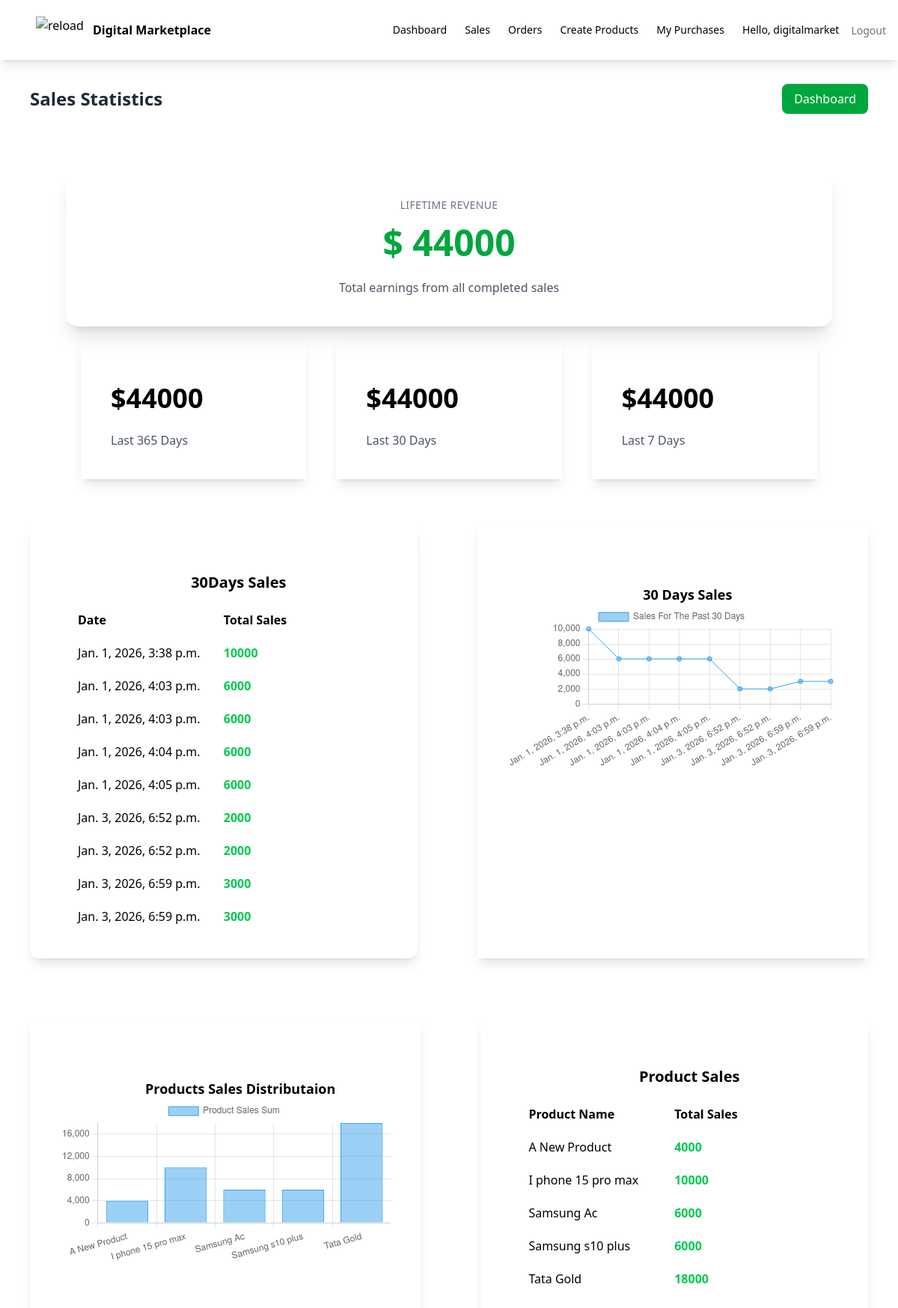
The app's page /sales/ (signed in) with its own data.
### myapp/models.py (models this page shows, shortened)
class Product(models.Model):
    seller=models.ForeignKey(User,on_delete=models.CASCADE)
    name = models.CharField(max_length=100)
    description = models.CharField(max_length=200)
    price = models.FloatField()
    file = models.FileField(upload_to='uploads')
    total_sales_amount=models.IntegerField(default=0)
    total_order=models.IntegerField(default=0)

### myapp/views.py (the view)
# urls.py: path('sales/',views.sales_dashboard,name='sales'),
def sales_dashboard(request):
    orders=OrderDetail.objects.filter(product__seller=request.user)
    total_sales=orders.aggregate(Sum('amount'))
    print(total_sales)
    now = timezone.now()
    last_year = now - timedelta(days=365)
    yearly_sales = orders.filter(created_on__gte=last_year).aggregate(Sum('amount'))
    last_month = now - timedelta(days=30)
    monthly_sales = orders.filter(created_on__gte=last_month).aggregate(Sum('amount'))
    last_week = now - timedelta(days=7)
    weekly_sales = orders.filter(created_on__gte=last_week).aggregate(Sum('amount'))
    daily_sales_sums=OrderDetail.objects.filter(product__seller=request.user).values('created_on').order_by('created_on').annotate(sum=Sum('amount'))
    per_product_sales_sums=OrderDetail.objects.filter(product__seller=request.user).values('product__name').order_by('product__name').annotate(sum=Sum('amount'))
    return render (request,'myapp/sales_dashboard.html',{'total_sales':total_sales , 'yearly_sales':yearly_sales ,'monthly_sales':monthly_sales ,'weekly_sales':weekly_sales,'daily_sales_sums':daily_sales_sums ,'per_product_sales_sums':per_product_sales_sums})

### myapp/templates/myapp/sales_dashboard.html (shortened to what this page needs)
{% extends "myapp/base.html" %}
{% block body %}
<div class="flex justify-between items-center px-10 py-8">
    <h1 class="text-2xl font-bold text-gray-800">
        Sales Statistics
    </h1>
    <a
        href="{% url 'dashboard' %}"
        class="bg-green-600 hover:bg-green-700 text-white px-4 py-2 rounded-lg shadow transition"
    >
        Dashboard
    </a>
</div>
<div class="max-w-5xl mx-auto mt-10">
    <div class="bg-white shadow-xl rounded-2xl p-10 text-center">
    <p class="text-gray-500 text-sm uppercase tracking-wide">
            Lifetime Revenue
        </p>
        <div class="mt-4 text-5xl font-extrabold text-green-600">
            $ {{ total_sales.amount__sum }}
        </div>
            <p class="mt-6 text-gray-600">
            Total earnings from all completed sales
                </p>
    </div>
    <div class="flex">
        <div class="p-5 w-1/3">
            <div class="shadow-lg p-10">
                <div class="text-4xl font-bold mt-4">${{yearly_sales.amount__sum}}</div>
                <p class="mt-6 text-gray-600">Last 365 Days</p>
            </div>
        </div>
        <div class="p-5 w-1/3">
            <div class="shadow-lg p-10">
                <div class="text-4xl font-bold mt-4">${{monthly_sales.amount__sum}}</div>
                <p class="mt-6 text-gray-600">Last 30 Days</p>
            </div>
        </div>
        <div class="p-5 w-1/3">
            <div class="shadow-lg p-10">
                <div class="text-4xl font-bold mt-4">${{weekly_sales.amount__sum}}</div>
                <p class="mt-6 text-gray-600">Last 7 Days</p>
            </div>
        </div>
    </div>
</div>
<div class="flex ">
    <div class="w-1/2 shadow-lg m-10 rounded-xl p-6 " id="sales_table">
        <div class="ml-10 mt-10 font-bold text-xl mb-6 text-center">30Days Sales</div>
    <div class="flex m-10 mt-5 mb-5">
      <div class="w-1/2 font-bold">Date</div>
      <div class="w-1/2 font-bold">Total Sales</div>
    </div>
        {% for daily_sales_sum in daily_sales_sums %}
        <div class="flex m-10 mt-5 mb-5">
            <div class="w-1/2 created-date">{{ daily_sales_sum.created_on}}</div>
            <div class="w-1/2 day-sum font-bold text-green-500 ">{{ daily_sales_sum.sum }}</div>
        </div>
        {% endfor %}
    </div>
    <div class="w-1/2  shadow-lg m-10 p-10">
        <div class="ml-10 mt-10 font-bold text-lg text-center ">30 Days Sales</div>
            <canvas id="myChart"></canvas>
    </div>
</div>
<div class="flex">
    <div class="w-1/2  shadow-lg m-10 p-10">
        <div class="ml-10 mt-10 font-bold text-lg text-center ">Products Sales Distributaion</div>
            <canvas id="myChart1"></canvas>
    </div>
    <div class="w-1/2 shadow-lg m-10 rounded-xl p-6">
        <div class="ml-10 mt-10 font-bold text-xl mb-6 text-center">Product Sales</div>
    <div class="flex m-10 mt-5 mb-5">
      <div class="w-1/2 font-bold">Product Name</div>
      <div class="w-1/2 font-bold">Total Sales</div>
    </div>
        {% for per_product_sales_sum in per_product_sales_sums %}
        <div class="flex m-10 mt-5 mb-5">
            <div class="w-1/2 product-name ">{{ per_product_sales_sum.product__name}}</div>
            <div class="w-1/2 product-sum font-bold text-green-500 ">{{ per_product_sales_sum.sum }}</div>
        </div>
        {% endfor %}
    </div>
</div>
<script>
//creating charts daily sales
const sums =document.getElementsByClassName('day-sum')
const sum_values=[]
for (let i=0 ; i< sums.length ; i++){
    let single_sum=sums[i].innerText
    sum_values.push(parseFloat(single_sum))
}
//console.log(sum_values)
const dates =document.getElementsByClassName('created-date')
const date_values=[]
for (let i=0 ; i< dates.length ; i++){
    let single_date=dates[i].innerText
    date_values.push((single_date))
}
//console.log(date_values)
//create product sales charts
const product_name =document.getElementsByClassName('product-name')
const product_values=[]
for (let i=0 ; i< product_name.length ; i++){
    let single_name=product_name[i].innerText
    product_values.push((single_name))
}
//console.log(product_values)
const product_sum =document.getElementsByClassName('product-sum')
const product_sum_values=[]
for (let i=0 ; i< product_sum.length ; i++){
    single_sum=product_sum[i].innerText
    product_sum_values.push((single_sum))
}
//console.log(product_sum_values)
  const ctx = document.getElementById('myChart');
  new Chart(ctx, {
    type: 'line',
    data: {
      labels: date_values,  //date values
      datasets: [{
        label: 'Sales For The Past 30 Days ',
        data: sum_values, //sum values
        borderWidth: 1
      }]
    },
    options: {
      scales: {
        y: {
          beginAtZero: true
        }
      }
    }
  });
  //creating chart for product sale charts
  const ctx1 = document.getElementById('myChart1');
  new Chart(ctx1, {
    type: 'bar',
    data: {
      labels: product_values,  //date values
      datasets: [{
        label: 'Product Sales Sum ',
        data: product_sum_values, //sum values
        borderWidth: 1
      }]
    },
    options: {
      scales: {
        y: {
          beginAtZero: true
        }
      }
    }
  });
</script>
{% endblock %}

### myapp/templates/myapp/base.html (shortened to what this page needs)
<!DOCTYPE html>
<html lang="en">
<head>
    <script src="https://cdn.jsdelivr.net/npm/@tailwindcss/browser@4"></script>
</head>
<body>
    <nav class="shadow-lg">
        <div class="flex flex-wrap justify-between ml-5 items-center mx-auto px-4 py-2.5">
            <a href="{% url 'index' %}" class="flex items-center">
                <img class ="h-9 m-3"src="https://cdn.vectorstock.com/i/500p/58/21/automotive-cart-logo-icon-vector-25225821.jpg" alt="reload">
                <span class="self-center text-xml font-semibold ">Digital Marketplace</span>
            </a>
            <div class="flex items-center ">
                <a href="{% url 'dashboard' %}" class="mr-6 text-sm font-medium text-grey-500">Dashboard</a>
                <a href="{% url 'sales' %}" class="mr-6 text-sm font-medium text-grey-500">Sales</a>
                <a href="" class="mr-6 text-sm font-medium text-grey-500">Orders</a>
                <a href="{% url 'createproduct' %}" class="mr-6 text-sm font-medium text-grey-500">Create Products </a>
                <a href="{% url 'purchases' %}" class="mr-6 text-sm font-medium text-grey-500">My Purchases</a>
            {% if user.is_authenticated %}
            <p class="text-sm mr-4">Hello, {{ user.username }}</p>
            <form method="POST" action="{% url 'logout' %}">
                <button
                    type="submit"
                    class="text-sm font-medium text-gray-500 hover:text-red-600"
                >
                    Logout
                </button>
            </form>
            {% else %}
            <a href="{% url 'login' %}" class=" text-sm font-medium text-grey-500">
                Login
            </a>
            {% endif %}
            </div>
        </div>
    </nav>
    {% block body %}
    {% endblock body %}
</body>
</html>

### records on screen
Product: product__name "A New Product", sum "4000"
Product: product__name "I phone 15 pro max", sum "10000"
Product: product__name "Samsung Ac", sum "6000"
Product: product__name "Samsung s10 plus", sum "6000"
Product: product__name "Tata Gold", sum "18000"

### other values on screen
{{ user.username }} "digitalmarket"
{{ total_sales.amount__sum }} "44000"
{{ yearly_sales.amount__sum }} "44000"
{{ monthly_sales.amount__sum }} "44000"
{{ weekly_sales.amount__sum }} "44000"
{{ daily_sales_sum.created_on }} "Jan. 1, 2026, 3:38 p.m." "Jan. 1, 2026, 4:03 p.m." "Jan. 1, 2026, 4:03 p.m." "Jan. 1, 2026, 4:04 p.m." "Jan. 1, 2026, 4:05 p.m." "Jan. 3, 2026, 6:52 p.m." "Jan. 3, 2026, 6:52 p.m." "Jan. 3, 2026, 6:59 p.m." "Jan. 3, 2026, 6:59 p.m."
{{ daily_sales_sum.sum }} "10000" "6000" "6000" "6000" "6000" "2000" "2000" "3000" "3000"
